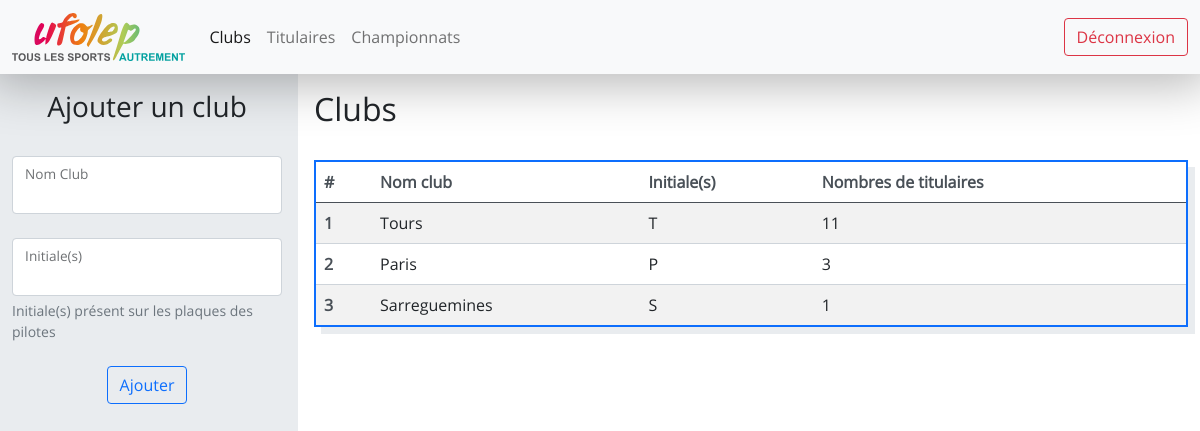
The page /clubs/ (signed in) on the database as committed earlier.
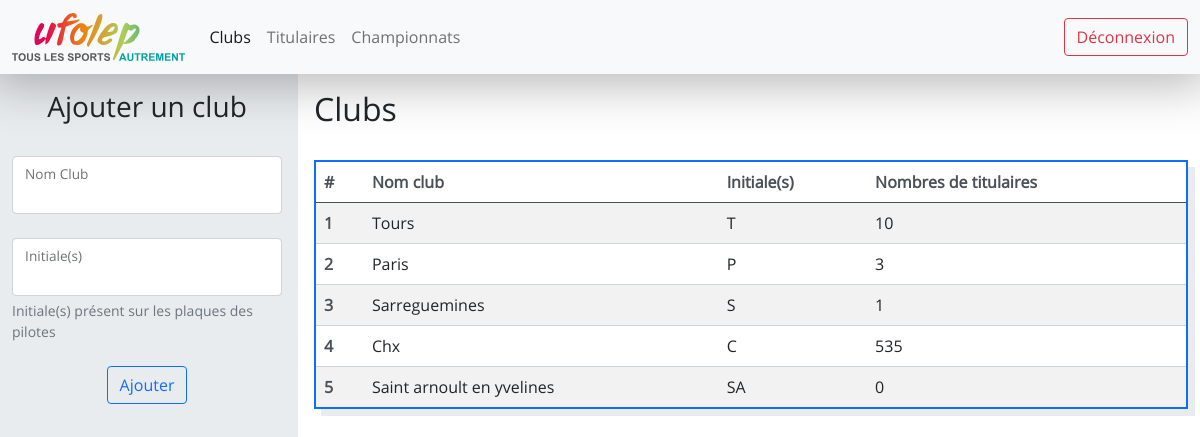
The same page on the database as committed later.
### website/models.py (models this page shows)
class Club(db.Model) :
    __tablename__ = "club"
    id = db.Column(db.Integer, primary_key=True)
    ville = db.Column(db.String(100), unique=True, nullable=False)
    initiales = db.Column(db.String(5), unique=True, nullable=False)
    titulaires = db.relationship('Titulaire', backref='club', lazy=True)
    etapes = db.relationship('Etape', backref='club', lazy=True)

### website/views.py (the view)
@views.route("/clubs/")
@login_required
def clubs() :
    clubs = Club.query.all()
    return render_template("clubs.html", clubs=clubs)

### app.py (called while the page is built)
@app.teardown_appcontext
def shutdown_session(exception=None):
    db.session.remove()

### website/__init__.py (called while the page is built)
def create_app() :
    app = Flask(__name__)
    app.config["SECRET_KEY"] = "ti=his is a test"
    app.config['SQLALCHEMY_DATABASE_URI'] = 'sqlite:///database.db'
    app.config['SQLALCHEMY_TRACK_MODIFICATIONS'] = True
    db.init_app(app)
    login_manager = LoginManager()
    login_manager.login_view = "auth.login"
    login_manager.init_app(app)
    from .models import User
    @login_manager.user_loader
    def load_user(user_id) :
        return User.query.get(int(user_id))
    from .views import views
    from .auth import auth
    app.register_blueprint(views, url_prefix="/")
    app.register_blueprint(auth, url_prefix="/")
    db.create_all(app=app)
    return app

### website/templates/clubs.html (shortened to what this page needs)
{% extends "logged.html" %}
{% block logged_css %}
<link
    href="{{ url_for('static', filename='clubs.css') }}"
    rel="stylesheet"
>
{% endblock %}
{% block left_col %}
<form class="" method="post">
    <div class="title horizontal-flex mb-4">
        <h3>Ajouter un club</h3>
    </div>
    <div class="form-floating mb-4">
        <input type="text" class="form-control {% if ville %}is-invalid{% endif %}" id="city" name="city">
        <label for="city" class="form-label">Nom Club</label>
    </div>
    <div class="form-floating mb-4">
        <input type="text" class="form-control {% if initiales %}is-invalid{% endif %}" id="initiales" name="initiales" aria-describedby="initialesHelp">
        <label for="initiales" class="form-label">Initiale(s)</label>
        <div id="initialesHelp" class="form-text">Initiale(s) présent sur les plaques des pilotes</div>
    </div>
    <div class="horizontal-flex">
        <button type="submit" class="btn btn-outline-primary">Ajouter</button>
    </div>
</form>
{% endblock %}
{% block right_col %}
<div class="title mb-4">
    <h2>Clubs</h2>
</div>
<table class="table table-striped table-hover">
    <thead>
        <tr>
            <th scope="col">#</th>
            <th scope="col">Nom club</th>
            <th scope="col">Initiale(s)</th>
            <th scope="col">Nombres de titulaires</th>
        </tr>
    </thead>
    <tbody>
        {% for club in clubs %}
        <tr onclick="window.location='{{ url_for('views.titulaires_by_ville', club_ville=club.ville)}}';">
            <th scope="row">{{ loop.index }}</th>
            <td>{{ club.ville[0]|upper + club.ville[1:] }}</td>
            <td>{{ club.initiales }}</td>
            <td>{{ club.titulaires|length }}</td>
        </tr>
        {% endfor %}
    </tbody>
</table>
{% endblock %}

### website/templates/logged.html (shortened to what this page needs)
{% extends "base.html" %}
{% block custom_css %}
<link
    href="{{ url_for('static', filename='navbar.css')}}"
    rel="stylesheet"
>
<link
    href="{{ url_for('static', filename='logged.css')}}"
    rel="stylesheet"
>
{% block logged_css %}{% endblock %}
{% endblock %}
{% block page_content %}
    {% include 'navbar.html' %}
    <div class="row px-2">
        <div class="col-xxl-2 col-xl-3 col-lg-4 col-md-4 col-sm-4 col-4 left-main-col pt-3">
            {% block left_col %}{% endblock %}
        </div>
        <div class="col-xxl-10 col-xl-9 col-lg-8 col-md-8 col-sm-8 col-8 right-main-col pt-3">
            {% block right_col %}{% endblock %}
        </div>
    </div>
{% endblock %}

### website/templates/base.html (shortened to what this page needs)
<!DOCTYPE html>
<html lang="fr" dir="ltr">
    <head>
        <link
            href="{{ url_for('static', filename='main.css') }}"
            rel="stylesheet"
        >
        <link
            href="{{ url_for('static', filename='bootstrap.min.css')}}"
            rel="stylesheet"
        >
        <link
            href="{{ url_for('static', filename='aos.css')}}"
            rel="stylesheet"
        >
        {% block custom_css %}{% endblock %}
    </head>
    <body>
        {% block page_content %}
        {% endblock %}
    </body>
</html>

### website/templates/navbar.html
<nav class="navbar navbar-expand-lg navbar-light bg-light">
    <div class="container-fluid">
        <a class="navbar-brand" href="{{ url_for('views.home') }}">
            <img class="logo" src="{{ url_for('static', filename='logo.svg') }}" alt="UFOLEP">
        </a>
        <div class="collapse navbar-collapse">
            <ul class="navbar-nav me-auto mb-2 mb-lg-0">
                <li class="nav-item">
                    <a id="clubs" class="nav-link" href="{{ url_for('views.clubs') }}">Clubs</a>
                </li>
                <li class="nav-item">
                    <a id="titulaires" class="nav-link" href="{{ url_for('views.titulaires') }}">Titulaires</a>
                </li>
                <li class="nav-item">
                    <a id="championnats" class="nav-link" href="{{ url_for('views.championnats') }}">Championnats</a>
                </li>
            </ul>
            <ul class="navbar-nav ms-auto">
                <li class="nav-item">
                    <a class="btn btn-outline-danger" href="{{ url_for('auth.logout') }}">Déconnexion</a>
                </li>
            </ul>
        </div>
    </div>
</nav>

### website/static/main.css (style rules this page uses)
* { padding: 0; margin: 0; }
html, body { font-family: open-sans; overflow: hidden; }
.horizontal-flex { display: flex; justify-content: center; }
.table { box-shadow: 7px 7px 0 0 var(--bs-gray-200); border: 2px solid var(--bs-blue) !important; }
.table th { color: var(--bs-gray-700); border-color: var(--bs-gray-400); }
.table td { border-color: var(--bs-gray-400); }

### website/static/navbar.css (style rules this page uses)
.navbar { -webkit-box-shadow: 0px 0px 50px 10px rgba(0,0,0,0.29); box-shadow: 0px 0px 50px 10px rgba(0,0,0,0.29); }
.logo { height: 3rem; overflow: hidden; }

### website/static/logged.css (style rules this page uses)
.left-main-col { overflow-x: hidden; overflow-y: scroll visible; background-color: var(--bs-gray-200); height: 92vh; padding: 1rem; }
.right-main-col { height: 90vh; padding: 1rem; overflow-x: hidden; overflow-y: scroll visible; }

### website/static/clubs.css (style rules this page uses)
tr { cursor: pointer; }
.title { display: flex; }

Rows that differ between the two databases and show on the page:
computed for Club "Tours": titulaires|length "11" → "10"
added Club: club.ville[0]|upper+club.ville[1:] "Chx", initiales "C", titulaires|length "535"
added Club: club.ville[0]|upper+club.ville[1:] "Saint arnoult en yvelines", initiales "SA", titulaires|length "0"
